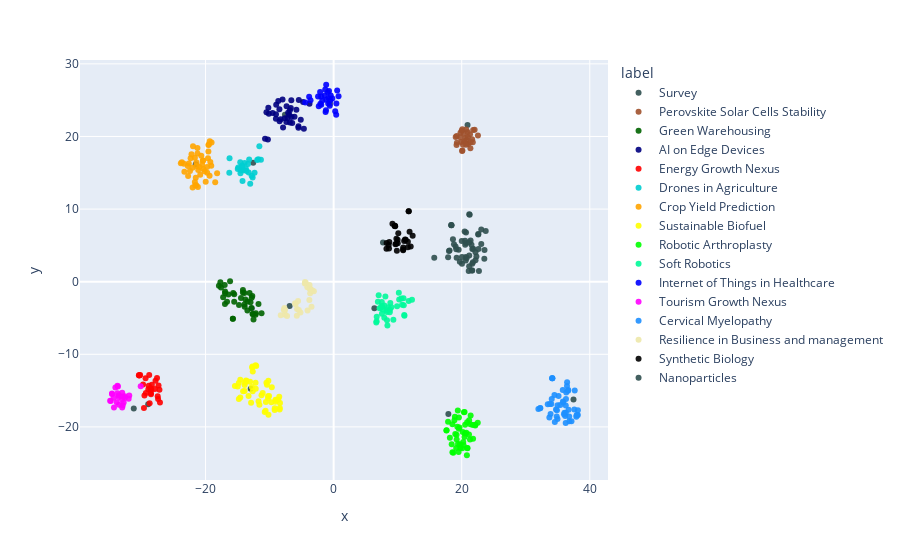

Notebook code for this chart:
### Code cell
fig = px.scatter(
    df,
    x="x",
    y="y",
    color="label",
    hover_data=["label", "cluster", "pub_id", "survey_group"],
)
fig.update_traces(marker_opacity=0.9)
fig.show()

### Figure 1 — Plotly figure (JSON) as saved in the notebook; plotly's stock layout.template omitted (floating-point values rounded to 4 significant figures; data arrays with more than 128 entries replaced by an {"elided": "..."} marker saying what was removed)
{"data": [{"customdata": [["Survey", 0, "pub.1175782890", "Survey - Perovskite Solar Cells Stability"], ["Survey", 14, "pub.1163752603", "Survey - Green Warehousing"], ["Survey", 4, "pub.1156021846", "Survey - Sustainable Biofuel"], ["Survey", 1, "pub.1147958699", "Survey - Drones in Agriculture"], ["Survey", 8, "pub.1130187939", "Survey - Crop Yield Prediction"], ["Survey", 5, "pub.1129627241", "Survey - Tourism Growth Nexus"], ["Survey", 3, "pub.1127137176", "Survey - Nanoparticles"], ["Survey", 7, "pub.1103814815", "Survey - Internet of Things in Healthcare"], ["Survey", 2, "pub.1159788042", "Survey - Robotic Arthroplasty"], ["Survey", 7, "pub.1146747333", "Survey - AI on Edge Devices"], ["Survey", 12, "pub.1110896992", "Survey - Cervical Myelopathy"], ["Survey", 6, "pub.1104146079", "Survey - Soft Robotics"], ["Survey", 13, "pub.1035441940", "Survey - Synthetic Biology"], ["Survey", 10, "pub.1022983337", "Survey - Resilience in Business and management"], ["Survey", 5, "pub.1019398108", "Survey - Energy Growth Nexus"]], "hovertemplate": "label=%{customdata[0]}<br>x=%{x}<br>y=%{y}<br>cluster=%{customdata[1]}<br>pub_id=%{customdata[2]}<br>survey_group=%{customdata[3]}<extra></extra>", "legendgroup": "Survey", "marker": {"color": "#2f4f4f", "opacity": 0.9, "symbol": "circle"}, "mode": "markers", "name": "Survey", "orientation": "v", "showlegend": true, "type": "scatter", "x": [20.91, -12.78, -12.95, -12.56, -21.54, -31.21, 22.69, -0.5772, 17.92, -7.606, 37.46, 6.366, 7.708, -6.875, -28.96], "xaxis": "x", "y": [21.58, -3.668, -14.74, 16.39, 16.16, -17.47, 1.458, 24.51, -18.24, 22.99, -16.23, -3.662, 5.41, -3.348, -16.89], "yaxis": "y"}, {"customdata": [["Perovskite Solar Cells Stability", 0, "pub.1165052499", ""], ["Perovskite Solar Cells Stability", 0, "pub.1165045432", ""], ["Perovskite Solar Cells Stability", 0, "pub.1163801313", ""], ["Perovskite Solar Cells Stability", 0, "pub.1149826171", ""], ["Perovskite Solar Cells Stability", 0, "pub.1147021977", ""], ["Perovskite Solar Cells Stability", 0, "pub.1146288953", ""], ["Perovskite Solar Cells Stability", 0, "pub.1146009839", ""], ["Perovskite Solar Cells Stability", 0, "pub.1145696652", ""], ["Perovskite Solar Cells Stability", 0, "pub.1145043743", ""], ["Perovskite Solar Cells Stability", 0, "pub.1144827854", ""], ["Perovskite Solar Cells Stability", 0, "pub.1144465306", ""], ["Perovskite Solar Cells Stability", 0, "pub.1144054488", ""], ["Perovskite Solar Cells Stability", 0, "pub.1174552302", ""], ["Perovskite Solar Cells Stability", 0, "pub.1166074282", ""], ["Perovskite Solar Cells Stability", 0, "pub.1163986255", ""], ["Perovskite Solar Cells Stability", 0, "pub.1160686387", ""], ["Perovskite Solar Cells Stability", 0, "pub.1160324074", ""], ["Perovskite Solar Cells Stability", 0, "pub.1159957570", ""], ["Perovskite Solar Cells Stability", 0, "pub.1158362233", ""], ["Perovskite Solar Cells Stability", 0, "pub.1158048403", ""], ["Perovskite Solar Cells Stability", 0, "pub.1157586280", ""], ["Perovskite Solar Cells Stability", 0, "pub.1155457945", ""], ["Perovskite Solar Cells Stability", 0, "pub.1154888847", ""], ["Perovskite Solar Cells Stability", 0, "pub.1147833193", ""], ["Perovskite Solar Cells Stability", 0, "pub.1147293706", ""], ["Perovskite Solar Cells Stability", 0, "pub.1147185686", ""], ["Perovskite Solar Cells Stability", 0, "pub.1147054891", ""], ["Perovskite Solar Cells Stability", 0, "pub.1146620041", ""], ["Perovskite Solar Cells Stability", 0, "pub.1141876155", ""]], "hovertemplate": "label=%{customdata[0]}<br>x=%{x}<br>y=%{y}<br>cluster=%{customdata[1]}<br>pub_id=%{customdata[2]}<br>survey_group=%{customdata[3]}<extra></extra>", "legendgroup": "Perovskite Solar Cells Stability", "marker": {"color": "#a0522d", "opacity": 0.9, "symbol": "circle"}, "mode": "markers", "name": "Perovskite Solar Cells Stability", "orientation": "v", "showlegend": true, "type": "scatter", "x": [20.96, 20.9, 19.77, 20.06, 22.54, 21.3, 20.0, 19.81, 21.63, 19.92, 19.21, 22.02, 21.79, 20.78, 20.69, 20.34, 21.01, 20.58, 21.73, 20.1, 21.35, 21.36, 20.09, 19.25, 20.39, 20.2, 19.19, 20.68, 19.06], "xaxis": "x", "y": [19.91, 20.63, 19.89, 17.99, 20.14, 20.32, 20.79, 20.5, 19.62, 19.23, 20.07, 20.91, 20.91, 19.53, 20.97, 20.37, 18.96, 19.78, 19.21, 18.06, 19.2, 18.39, 21.0, 19.13, 19.34, 18.86, 18.82, 18.85, 19.92], "yaxis": "y"}, {"customdata": {"elided": "38x4 mixed values"}, "hovertemplate": "label=%{customdata[0]}<br>x=%{x}<br>y=%{y}<br>cluster=%{customdata[1]}<br>pub_id=%{customdata[2]}<br>survey_group=%{customdata[3]}<extra></extra>", "legendgroup": "Green Warehousing", "marker": {"color": "#006400", "opacity": 0.9, "symbol": "circle"}, "mode": "markers", "name": "Green Warehousing", "orientation": "v", "showlegend": true, "type": "scatter", "x": [-15.53, -12.14, -17.91, -16.95, -12.64, -16.97, -12.84, -17.01, -15.74, -15.69, -12.19, -15.73, -17.59, -14.17, -14.77, -14.17, -13.78, -13.93, -16.17, -15.53, -11.26, -17.25, -13.94, -12.65, -14.47, -13.44, -12.51, -13.47, -16.65, -12.7, -11.74, -17.69, -16.95, -12.8, -13.13, -13.89, -16.44, -12.98], "xaxis": "x", "y": [-1.746, -4.345, -0.5536, -1.344, -4.439, -3.07, -3.638, -0.4645, -5.099, -1.572, -4.543, -5.113, -0.8145, -1.133, -3.198, -1.484, -2.445, -3.147, 0.04611, -2.771, -4.332, -2.141, -1.543, -4.443, -2.244, -2.718, -5.206, -3.978, -2.75, -1.956, -3.087, -0.07684, -1.578, -2.209, -1.569, -3.459, -1.767, -2.847], "yaxis": "y"}, {"customdata": {"elided": "36x4 mixed values"}, "hovertemplate": "label=%{customdata[0]}<br>x=%{x}<br>y=%{y}<br>cluster=%{customdata[1]}<br>pub_id=%{customdata[2]}<br>survey_group=%{customdata[3]}<extra></extra>", "legendgroup": "AI on Edge Devices", "marker": {"color": "#000080", "opacity": 0.9, "symbol": "circle"}, "mode": "markers", "name": "AI on Edge Devices", "orientation": "v", "showlegend": true, "type": "scatter", "x": [-10.71, -7.11, -5.133, -5.49, -10.49, -9.526, -7.899, -7.384, -8.268, -9.014, -10.2, -8.647, -5.816, -10.27, -7.98, -8.468, -5.438, -6.925, -7.351, -10.12, -3.771, -6.688, -7.63, -6.609, -6.569, -6.468, -4.646, -8.97, -8.441, -6.832, -6.111, -9.0, -5.499, -7.208, -6.829, -4.769], "xaxis": "x", "y": [19.67, 23.28, 22.32, 21.41, 23.33, 23.23, 21.25, 21.99, 22.38, 22.45, 23.94, 24.89, 23.69, 19.6, 25.08, 23.75, 25.03, 23.0, 24.18, 23.11, 24.5, 23.93, 22.5, 25.0, 22.68, 21.85, 21.06, 24.38, 22.11, 21.94, 22.72, 23.06, 21.19, 22.55, 23.6, 24.76], "yaxis": "y"}, {"customdata": [["Energy Growth Nexus", 5, "pub.1123961798", ""], ["Energy Growth Nexus", 5, "pub.1052820957", ""], ["Energy Growth Nexus", 5, "pub.1050136415", ""], ["Energy Growth Nexus", 5, "pub.1048730269", ""], ["Energy Growth Nexus", 5, "pub.1047256779", ""], ["Energy Growth Nexus", 5, "pub.1045412034", ""], ["Energy Growth Nexus", 5, "pub.1042544661", ""], ["Energy Growth Nexus", 5, "pub.1042017662", ""], ["Energy Growth Nexus", 5, "pub.1041338787", ""], ["Energy Growth Nexus", 5, "pub.1036973953", ""], ["Energy Growth Nexus", 5, "pub.1022049865", ""], ["Energy Growth Nexus", 5, "pub.1021980170", ""], ["Energy Growth Nexus", 5, "pub.1009749897", ""], ["Energy Growth Nexus", 5, "pub.1009651790", ""], ["Energy Growth Nexus", 5, "pub.1009389919", ""], ["Energy Growth Nexus", 5, "pub.1006191975", ""], ["Energy Growth Nexus", 5, "pub.1002720309", ""], ["Energy Growth Nexus", 5, "pub.1053441851", ""], ["Energy Growth Nexus", 5, "pub.1052542598", ""], ["Energy Growth Nexus", 5, "pub.1051802627", ""], ["Energy Growth Nexus", 5, "pub.1040160107", ""], ["Energy Growth Nexus", 5, "pub.1032217726", ""], ["Energy Growth Nexus", 5, "pub.1031321996", ""], ["Energy Growth Nexus", 5, "pub.1024937016", ""], ["Energy Growth Nexus", 5, "pub.1013831878", ""], ["Energy Growth Nexus", 5, "pub.1006882307", ""], ["Energy Growth Nexus", 5, "pub.1005732591", ""]], "hovertemplate": "label=%{customdata[0]}<br>x=%{x}<br>y=%{y}<br>cluster=%{customdata[1]}<br>pub_id=%{customdata[2]}<br>survey_group=%{customdata[3]}<extra></extra>", "legendgroup": "Energy Growth Nexus", "marker": {"color": "#ff0000", "opacity": 0.9, "symbol": "circle"}, "mode": "markers", "name": "Energy Growth Nexus", "orientation": "v", "showlegend": true, "type": "scatter", "x": [-29.62, -27.12, -28.94, -28.56, -29.76, -28.87, -30.41, -28.73, -28.55, -30.34, -28.52, -27.2, -30.21, -28.61, -27.91, -27.82, -27.41, -28.38, -27.47, -29.32, -28.48, -27.34, -28.8, -30.35, -29.37, -27.58, -29.54], "xaxis": "x", "y": [-17.39, -16.64, -14.81, -14.82, -14.17, -14.34, -12.88, -16.76, -15.37, -12.88, -15.49, -14.88, -12.86, -14.67, -14.78, -13.66, -16.17, -14.2, -15.79, -15.33, -14.92, -14.29, -12.86, -12.92, -13.31, -13.26, -15.67], "yaxis": "y"}, {"customdata": [["Drones in Agriculture", 1, "pub.1113441179", ""], ["Drones in Agriculture", 1, "pub.1094775321", ""], ["Drones in Agriculture", 1, "pub.1092454498", ""], ["Drones in Agriculture", 1, "pub.1086143194", ""], ["Drones in Agriculture", 1, "pub.1071268140", ""], ["Drones in Agriculture", 1, "pub.1064896140", ""], ["Drones in Agriculture", 1, "pub.1064892999", ""], ["Drones in Agriculture", 1, "pub.1032694598", ""], ["Drones in Agriculture", 1, "pub.1022922533", ""], ["Drones in Agriculture", 1, "pub.1013849273", ""], ["Drones in Agriculture", 1, "pub.1007471000", ""], ["Drones in Agriculture", 1, "pub.1002161636", ""], ["Drones in Agriculture", 1, "pub.1000225286", ""], ["Drones in Agriculture", 1, "pub.1061610686", ""], ["Drones in Agriculture", 1, "pub.1061280901", ""], ["Drones in Agriculture", 1, "pub.1052390127", ""], ["Drones in Agriculture", 1, "pub.1028947023", ""], ["Drones in Agriculture", 1, "pub.1027978650", ""], ["Drones in Agriculture", 1, "pub.1025608752", ""], ["Drones in Agriculture", 1, "pub.1023847193", ""], ["Drones in Agriculture", 1, "pub.1020655667", ""], ["Drones in Agriculture", 1, "pub.1014003350", ""], ["Drones in Agriculture", 1, "pub.1010901465", ""], ["Drones in Agriculture", 1, "pub.1007702481", ""], ["Drones in Agriculture", 1, "pub.1003882381", ""]], "hovertemplate": "label=%{customdata[0]}<br>x=%{x}<br>y=%{y}<br>cluster=%{customdata[1]}<br>pub_id=%{customdata[2]}<br>survey_group=%{customdata[3]}<extra></extra>", "legendgroup": "Drones in Agriculture", "marker": {"color": "#00ced1", "opacity": 0.9, "symbol": "circle"}, "mode": "markers", "name": "Drones in Agriculture", "orientation": "v", "showlegend": true, "type": "scatter", "x": [-11.94, -11.6, -13.9, -16.26, -14.46, -13.03, -14.23, -13.72, -14.27, -11.36, -16.29, -14.97, -14.9, -14.09, -11.77, -14.27, -12.35, -13.59, -13.27, -12.65, -13.37, -12.8, -13.19, -14.55, -14.58], "xaxis": "x", "y": [16.77, 18.66, 16.35, 16.99, 15.3, 13.49, 13.86, 15.58, 15.99, 16.8, 15.01, 15.52, 15.72, 15.35, 16.86, 15.82, 15.02, 15.23, 15.02, 14.37, 16.2, 14.6, 16.83, 14.92, 16.44], "yaxis": "y"}, {"customdata": {"elided": "46x4 mixed values"}, "hovertemplate": "label=%{customdata[0]}<br>x=%{x}<br>y=%{y}<br>cluster=%{customdata[1]}<br>pub_id=%{customdata[2]}<br>survey_group=%{customdata[3]}<extra></extra>", "legendgroup": "Crop Yield Prediction", "marker": {"color": "#ffa500", "opacity": 0.9, "symbol": "circle"}, "mode": "markers", "name": "Crop Yield Prediction", "orientation": "v", "showlegend": true, "type": "scatter", "x": [-19.98, -19.38, -21.53, -21.67, -21.42, -19.74, -21.14, -19.34, -21.96, -22.33, -21.26, -23.38, -22.62, -22.43, -21.27, -19.11, -21.19, -19.06, -21.45, -18.2, -20.43, -21.67, -19.55, -20.67, -20.83, -20.38, -20.95, -20.34, -19.76, -22.02, -19.62, -22.04, -22.77, -23.7, -23.31, -23.86, -22.73, -19.56, -19.48, -18.49, -20.14, -21.61, -21.45, -22.19, -19.25, -20.52], "xaxis": "x", "y": [13.76, 14.61, 14.31, 13.72, 16.41, 15.01, 15.38, 19.35, 18.64, 17.01, 17.64, 16.25, 16.27, 15.25, 18.43, 15.96, 13.03, 19.17, 15.94, 14.92, 16.66, 17.09, 18.83, 17.35, 14.74, 16.68, 15.79, 15.53, 15.81, 12.98, 16.99, 15.68, 15.95, 16.43, 15.13, 16.31, 14.55, 17.94, 18.89, 13.68, 15.22, 13.29, 13.28, 17.56, 16.5, 16.12], "yaxis": "y"}, {"customdata": {"elided": "50x4 mixed values"}, "hovertemplate": "label=%{customdata[0]}<br>x=%{x}<br>y=%{y}<br>cluster=%{customdata[1]}<br>pub_id=%{customdata[2]}<br>survey_group=%{customdata[3]}<extra></extra>", "legendgroup": "Sustainable Biofuel", "marker": {"color": "#ffff00", "opacity": 0.9, "symbol": "circle"}, "mode": "markers", "name": "Sustainable Biofuel", "orientation": "v", "showlegend": true, "type": "scatter", "x": [-8.436, -10.49, -13.9, -14.58, -14.81, -11.08, -10.63, -12.2, -13.9, -12.73, -13.58, -11.72, -12.17, -10.19, -10.08, -11.26, -10.57, -10.41, -9.081, -12.68, -8.643, -8.498, -9.656, -12.76, -9.211, -8.948, -10.18, -12.64, -12.63, -12.19, -13.69, -14.14, -13.84, -9.191, -13.28, -10.22, -14.98, -12.09, -13.05, -9.722, -10.76, -8.406, -12.89, -14.58, -10.25, -14.8, -8.379, -9.097, -15.41, -11.59], "xaxis": "x", "y": [-17.61, -13.94, -14.23, -13.52, -13.95, -15.34, -17.77, -13.91, -15.06, -11.81, -13.68, -16.47, -14.75, -13.65, -15.75, -15.65, -16.56, -14.18, -16.25, -11.7, -16.27, -15.85, -14.55, -14.49, -17.67, -16.31, -18.32, -15.09, -12.38, -11.49, -13.6, -15.1, -13.91, -17.42, -15.74, -16.07, -14.44, -11.62, -13.79, -16.62, -17.96, -17.4, -16.68, -15.94, -15.79, -16.17, -16.71, -16.53, -14.36, -16.94], "yaxis": "y"}, {"customdata": {"elided": "47x4 mixed values"}, "hovertemplate": "label=%{customdata[0]}<br>x=%{x}<br>y=%{y}<br>cluster=%{customdata[1]}<br>pub_id=%{customdata[2]}<br>survey_group=%{customdata[3]}<extra></extra>", "legendgroup": "Robotic Arthroplasty", "marker": {"color": "#00ff00", "opacity": 0.9, "symbol": "circle"}, "mode": "markers", "name": "Robotic Arthroplasty", "orientation": "v", "showlegend": true, "type": "scatter", "x": [19.2, 19.77, 18.99, 21.77, 20.91, 17.87, 19.42, 20.85, 20.34, 18.55, 21.3, 18.86, 21.4, 19.32, 20.81, 22.51, 17.64, 22.11, 20.09, 19.14, 22.11, 20.54, 19.74, 19.56, 20.24, 21.36, 19.21, 20.44, 20.3, 20.87, 19.52, 21.72, 21.14, 18.94, 17.61, 19.39, 18.15, 19.66, 18.44, 20.16, 19.56, 20.45, 18.55, 21.16, 18.67, 20.71, 20.51], "xaxis": "x", "y": [-21.1, -22.92, -20.99, -21.63, -22.92, -19.28, -22.34, -19.36, -17.99, -19.63, -21.74, -19.08, -18.43, -19.97, -23.9, -19.42, -20.45, -19.72, -22.95, -22.9, -19.8, -19.7, -22.39, -20.26, -22.09, -19.64, -21.75, -21.38, -22.51, -22.93, -23.46, -19.75, -21.05, -18.59, -20.49, -17.74, -21.48, -20.08, -22.38, -20.72, -18.72, -17.95, -23.48, -19.1, -23.57, -20.8, -20.91], "yaxis": "y"}, {"customdata": {"elided": "36x4 mixed values"}, "hovertemplate": "label=%{customdata[0]}<br>x=%{x}<br>y=%{y}<br>cluster=%{customdata[1]}<br>pub_id=%{customdata[2]}<br>survey_group=%{customdata[3]}<extra></extra>", "legendgroup": "Soft Robotics", "marker": {"color": "#00fa9a", "opacity": 0.9, "symbol": "circle"}, "mode": "markers", "name": "Soft Robotics", "orientation": "v", "showlegend": true, "type": "scatter", "x": [6.727, 10.69, 8.768, 6.711, 7.925, 8.399, 8.273, 7.537, 10.57, 12.23, 10.95, 8.079, 8.848, 6.909, 11.72, 8.313, 7.912, 7.476, 8.535, 7.522, 6.658, 9.325, 7.173, 10.18, 10.23, 8.795, 7.032, 7.696, 9.016, 9.908, 7.554, 11.03, 8.33, 10.91, 11.05, 7.385], "xaxis": "x", "y": [-4.813, -3.164, -4.221, -5.464, -3.263, -6.039, -3.947, -4.416, -2.321, -2.475, -3.233, -2.036, -2.947, -2.759, -2.649, -4.173, -4.957, -3.436, -3.517, -2.796, -5.615, -5.238, -3.661, -1.51, -2.466, -3.871, -1.881, -3.826, -3.531, -3.39, -3.336, -4.602, -5.311, -2.291, -4.674, -3.553], "yaxis": "y"}, {"customdata": [["Internet of Things in Healthcare", 7, "pub.1099281667", ""], ["Internet of Things in Healthcare", 7, "pub.1095490861", ""], ["Internet of Things in Healthcare", 7, "pub.1095264568", ""], ["Internet of Things in Healthcare", 7, "pub.1095255025", ""], ["Internet of Things in Healthcare", 7, "pub.1095085621", ""], ["Internet of Things in Healthcare", 7, "pub.1094970902", ""], ["Internet of Things in Healthcare", 7, "pub.1094969147", ""], ["Internet of Things in Healthcare", 7, "pub.1094830611", ""], ["Internet of Things in Healthcare", 7, "pub.1094225194", ""], ["Internet of Things in Healthcare", 7, "pub.1093507023", ""], ["Internet of Things in Healthcare", 7, "pub.1093357343", ""], ["Internet of Things in Healthcare", 7, "pub.1067238716", ""], ["Internet of Things in Healthcare", 7, "pub.1038434872", ""], ["Internet of Things in Healthcare", 7, "pub.1034508886", ""], ["Internet of Things in Healthcare", 7, "pub.1016352338", ""], ["Internet of Things in Healthcare", 7, "pub.1001751876", ""], ["Internet of Things in Healthcare", 7, "pub.1095770589", ""], ["Internet of Things in Healthcare", 7, "pub.1095382211", ""], ["Internet of Things in Healthcare", 7, "pub.1095382199", ""], ["Internet of Things in Healthcare", 7, "pub.1093739978", ""], ["Internet of Things in Healthcare", 7, "pub.1093463283", ""], ["Internet of Things in Healthcare", 7, "pub.1061632443", ""], ["Internet of Things in Healthcare", 7, "pub.1061324932", ""], ["Internet of Things in Healthcare", 7, "pub.1044514690", ""], ["Internet of Things in Healthcare", 7, "pub.1044290948", ""], ["Internet of Things in Healthcare", 7, "pub.1042065361", ""], ["Internet of Things in Healthcare", 7, "pub.1031978033", ""], ["Internet of Things in Healthcare", 7, "pub.1025765207", ""], ["Internet of Things in Healthcare", 7, "pub.1024210708", ""]], "hovertemplate": "label=%{customdata[0]}<br>x=%{x}<br>y=%{y}<br>cluster=%{customdata[1]}<br>pub_id=%{customdata[2]}<br>survey_group=%{customdata[3]}<extra></extra>", "legendgroup": "Internet of Things in Healthcare", "marker": {"color": "#0000ff", "opacity": 0.9, "symbol": "circle"}, "mode": "markers", "name": "Internet of Things in Healthcare", "orientation": "v", "showlegend": true, "type": "scatter", "x": [0.2449, 0.4276, -0.7903, 0.5512, -3.608, -0.4511, -2.431, -0.7215, -1.778, -0.8495, -0.6035, 0.4002, -1.165, -1.256, -2.071, -0.9165, -1.394, -3.825, -1.958, 0.7654, -1.939, -0.2055, -2.114, -1.154, -0.5155, -4.432, -2.321, -1.314, -1.199], "xaxis": "x", "y": [23.47, 24.53, 25.31, 26.32, 24.98, 25.65, 25.51, 26.27, 24.96, 24.54, 24.24, 22.99, 27.12, 23.38, 24.49, 26.1, 25.64, 25.47, 25.49, 25.56, 24.38, 25.23, 26.13, 25.06, 24.94, 24.68, 24.16, 26.47, 23.62], "yaxis": "y"}, {"customdata": [["Tourism Growth Nexus", 5, "pub.1090346357", ""], ["Tourism Growth Nexus", 5, "pub.1072794279", ""], ["Tourism Growth Nexus", 5, "pub.1049141736", ""], ["Tourism Growth Nexus", 5, "pub.1047663892", ""], ["Tourism Growth Nexus", 5, "pub.1035901982", ""], ["Tourism Growth Nexus", 5, "pub.1034653502", ""], ["Tourism Growth Nexus", 5, "pub.1029979518", ""], ["Tourism Growth Nexus", 5, "pub.1013412296", ""], ["Tourism Growth Nexus", 5, "pub.1011854038", ""], ["Tourism Growth Nexus", 5, "pub.1007878277", ""], ["Tourism Growth Nexus", 5, "pub.1007170077", ""], ["Tourism Growth Nexus", 5, "pub.1004840356", ""], ["Tourism Growth Nexus", 5, "pub.1004299966", ""], ["Tourism Growth Nexus", 5, "pub.1001562704", ""], ["Tourism Growth Nexus", 5, "pub.1000810498", ""], ["Tourism Growth Nexus", 5, "pub.1072794260", ""], ["Tourism Growth Nexus", 5, "pub.1053802942", ""], ["Tourism Growth Nexus", 5, "pub.1053750775", ""], ["Tourism Growth Nexus", 5, "pub.1033376226", ""], ["Tourism Growth Nexus", 5, "pub.1032490977", ""], ["Tourism Growth Nexus", 5, "pub.1029520182", ""], ["Tourism Growth Nexus", 5, "pub.1022720888", ""], ["Tourism Growth Nexus", 5, "pub.1017098340", ""], ["Tourism Growth Nexus", 5, "pub.1013871876", ""], ["Tourism Growth Nexus", 5, "pub.1003840912", ""]], "hovertemplate": "label=%{customdata[0]}<br>x=%{x}<br>y=%{y}<br>cluster=%{customdata[1]}<br>pub_id=%{customdata[2]}<br>survey_group=%{customdata[3]}<extra></extra>", "legendgroup": "Tourism Growth Nexus", "marker": {"color": "#ff00ff", "opacity": 0.9, "symbol": "circle"}, "mode": "markers", "name": "Tourism Growth Nexus", "orientation": "v", "showlegend": true, "type": "scatter", "x": [-33.05, -33.52, -34.61, -33.02, -34.3, -34.35, -33.58, -34.61, -32.58, -33.76, -34.81, -33.68, -31.92, -33.02, -33.88, -33.54, -32.01, -32.79, -32.6, -34.9, -30.13, -33.75, -32.93, -34.08, -32.94], "xaxis": "x", "y": [-16.23, -16.96, -15.47, -17.33, -17.34, -15.98, -15.9, -15.4, -15.97, -14.33, -16.42, -14.45, -15.68, -15.31, -16.59, -15.63, -16.11, -16.64, -15.78, -16.41, -14.39, -15.37, -15.82, -14.59, -17.02], "yaxis": "y"}, {"customdata": {"elided": "47x4 mixed values"}, "hovertemplate": "label=%{customdata[0]}<br>x=%{x}<br>y=%{y}<br>cluster=%{customdata[1]}<br>pub_id=%{customdata[2]}<br>survey_group=%{customdata[3]}<extra></extra>", "legendgroup": "Cervical Myelopathy", "marker": {"color": "#1e90ff", "opacity": 0.9, "symbol": "circle"}, "mode": "markers", "name": "Cervical Myelopathy", "orientation": "v", "showlegend": true, "type": "scatter", "x": [35.81, 36.32, 37.9, 36.81, 34.72, 34.96, 33.99, 34.97, 34.83, 34.14, 35.12, 36.46, 32.28, 34.54, 36.69, 38.14, 36.25, 38.13, 36.16, 36.24, 35.97, 36.61, 36.26, 36.28, 35.78, 36.44, 33.88, 36.05, 33.44, 36.79, 34.87, 35.87, 35.4, 34.16, 31.98, 34.12, 34.48, 38.04, 37.65, 37.93, 33.69, 33.76, 34.06, 37.14, 36.63, 32.25, 37.59], "xaxis": "x", "y": [-16.49, -15.25, -18.59, -19.23, -17.61, -18.9, -16.85, -17.01, -18.55, -13.3, -15.74, -13.86, -17.4, -19.33, -17.62, -17.71, -17.04, -18.35, -18.5, -19.47, -18.25, -15.03, -18.04, -16.17, -14.92, -14.36, -18.23, -18.04, -16.88, -18.57, -17.71, -16.63, -16.98, -13.28, -17.52, -13.29, -15.6, -18.37, -14.98, -18.39, -18.7, -16.85, -16.14, -19.23, -14.92, -17.42, -17.62], "yaxis": "y"}, {"customdata": [["Resilience in Business and management", 10, "pub.1075345922", ""], ["Resilience in Business and management", 10, "pub.1073407503", ""], ["Resilience in Business and management", 10, "pub.1072896311", ""], ["Resilience in Business and management", 10, "pub.1072894681", ""], ["Resilience in Business and management", 10, "pub.1070196019", ""], ["Resilience in Business and management", 10, "pub.1069908660", ""], ["Resilience in Business and management", 10, "pub.1069908041", ""], ["Resilience in Business and management", 10, "pub.1069907901", ""], ["Resilience in Business and management", 10, "pub.1047959878", ""], ["Resilience in Business and management", 10, "pub.1041282031", ""], ["Resilience in Business and management", 10, "pub.1036458898", ""], ["Resilience in Business and management", 10, "pub.1032563790", ""], ["Resilience in Business and management", 10, "pub.1031594587", ""], ["Resilience in Business and management", 10, "pub.1030211703", ""], ["Resilience in Business and management", 10, "pub.1020050164", ""], ["Resilience in Business and management", 10, "pub.1008687306", ""], ["Resilience in Business and management", 10, "pub.1075056726", ""], ["Resilience in Business and management", 10, "pub.1069908683", ""], ["Resilience in Business and management", 10, "pub.1048916231", ""], ["Resilience in Business and management", 10, "pub.1043814808", ""], ["Resilience in Business and management", 10, "pub.1034737787", ""], ["Resilience in Business and management", 10, "pub.1031829691", ""], ["Resilience in Business and management", 10, "pub.1031821349", ""], ["Resilience in Business and management", 10, "pub.1030632837", ""], ["Resilience in Business and management", 10, "pub.1018062843", ""], ["Resilience in Business and management", 10, "pub.1016764583", ""], ["Resilience in Business and management", 10, "pub.1013827626", ""]], "hovertemplate": "label=%{customdata[0]}<br>x=%{x}<br>y=%{y}<br>cluster=%{customdata[1]}<br>pub_id=%{customdata[2]}<br>survey_group=%{customdata[3]}<extra></extra>", "legendgroup": "Resilience in Business and management", "marker": {"color": "#eee8aa", "opacity": 0.9, "symbol": "circle"}, "mode": "markers", "name": "Resilience in Business and management", "orientation": "v", "showlegend": true, "type": "scatter", "x": [-6.025, -5.556, -4.49, -3.668, -5.746, -4.078, -5.184, -3.789, -7.57, -3.751, -3.576, -4.102, -5.711, -3.089, -7.665, -7.618, -5.946, -3.455, -3.324, -3.767, -5.446, -7.692, -4.476, -4.359, -8.256, -7.771, -7.271], "xaxis": "x", "y": [-2.969, -2.654, -0.2353, -1.599, -4.698, -3.984, -4.249, -2.514, -4.568, -0.9419, -1.031, -0.7726, -3.776, -1.311, -3.827, -3.921, -3.12, -3.458, -1.217, -0.4449, -3.888, -3.63, -0.03213, -0.1634, -4.615, -3.89, -4.726], "yaxis": "y"}, {"customdata": [["Synthetic Biology", 13, "pub.1067589570", ""], ["Synthetic Biology", 13, "pub.1052700485", ""], ["Synthetic Biology", 13, "pub.1042528786", ""], ["Synthetic Biology", 13, "pub.1037881716", ""], ["Synthetic Biology", 13, "pub.1036497140", ""], ["Synthetic Biology", 13, "pub.1036018285", ""], ["Synthetic Biology", 13, "pub.1035931199", ""], ["Synthetic Biology", 13, "pub.1028250908", ""], ["Synthetic Biology", 13, "pub.1026899122", ""], ["Synthetic Biology", 13, "pub.1025786828", ""], ["Synthetic Biology", 9, "pub.1022297654", ""], ["Synthetic Biology", 13, "pub.1022279877", ""], ["Synthetic Biology", 13, "pub.1021654569", ""], ["Synthetic Biology", 13, "pub.1021275892", ""], ["Synthetic Biology", 13, "pub.1020751277", ""], ["Synthetic Biology", 13, "pub.1016534270", ""], ["Synthetic Biology", 13, "pub.1014359908", ""], ["Synthetic Biology", 13, "pub.1009258787", ""], ["Synthetic Biology", 9, "pub.1006120611", ""], ["Synthetic Biology", 13, "pub.1002786107", ""], ["Synthetic Biology", 13, "pub.1001000963", ""], ["Synthetic Biology", 13, "pub.1048602129", ""], ["Synthetic Biology", 13, "pub.1046952734", ""], ["Synthetic Biology", 13, "pub.1033127471", ""], ["Synthetic Biology", 13, "pub.1028022455", ""], ["Synthetic Biology", 13, "pub.1024208323", ""], ["Synthetic Biology", 13, "pub.1010407598", ""], ["Synthetic Biology", 13, "pub.1009412636", ""], ["Synthetic Biology", 13, "pub.1004364700", ""]], "hovertemplate": "label=%{customdata[0]}<br>x=%{x}<br>y=%{y}<br>cluster=%{customdata[1]}<br>pub_id=%{customdata[2]}<br>survey_group=%{customdata[3]}<extra></extra>", "legendgroup": "Synthetic Biology", "marker": {"color": "#000000", "opacity": 0.9, "symbol": "circle"}, "mode": "markers", "name": "Synthetic Biology", "orientation": "v", "showlegend": true, "type": "scatter", "x": [8.271, 10.1, 11.26, 11.59, 10.85, 9.186, 11.86, 9.52, 8.698, 8.246, 11.72, 9.755, 12.03, 8.648, 9.8, 10.86, 12.34, 10.01, 11.72, 11.01, 9.873, 9.646, 8.598, 11.6, 10.86, 9.616, 11.14, 9.583, 9.992], "xaxis": "x", "y": [5.333, 6.678, 5.771, 5.484, 4.333, 7.983, 6.879, 7.665, 5.461, 4.543, 9.7, 5.222, 4.84, 4.575, 5.926, 4.702, 6.333, 5.285, 9.718, 5.596, 4.25, 5.143, 5.06, 4.746, 4.417, 7.644, 5.823, 7.714, 5.759], "yaxis": "y"}, {"customdata": {"elided": "50x4 mixed values"}, "hovertemplate": "label=%{customdata[0]}<br>x=%{x}<br>y=%{y}<br>cluster=%{customdata[1]}<br>pub_id=%{customdata[2]}<br>survey_group=%{customdata[3]}<extra></extra>", "legendgroup": "Nanoparticles", "marker": {"color": "#2f4f4f", "opacity": 0.9, "symbol": "circle"}, "mode": "markers", "name": "Nanoparticles", "orientation": "v", "showlegend": true, "type": "scatter", "x": [22.15, 19.21, 15.71, 21.64, 19.15, 19.52, 21.79, 21.16, 19.04, 22.16, 20.04, 18.38, 21.66, 23.56, 20.53, 18.79, 20.67, 21.52, 21.65, 20.63, 19.71, 21.17, 20.64, 18.37, 23.75, 21.75, 20.01, 17.88, 21.09, 20.77, 22.59, 21.6, 18.41, 18.63, 20.04, 20.54, 20.64, 21.38, 23.05, 20.46, 21.18, 22.58, 23.06, 21.18, 18.11, 22.3, 22.62, 23.53, 18.01, 21.24], "xaxis": "x", "y": [4.046, 3.311, 3.297, 2.455, 4.469, 4.403, 4.544, 2.123, 4.842, 2.935, 2.458, 7.783, 4.493, 4.371, 5.629, 5.143, 6.789, 5.099, 1.545, 2.914, 2.748, 3.601, 3.409, 7.792, 6.997, 2.672, 5.619, 3.38, 1.482, 3.26, 6.574, 1.551, 7.771, 5.861, 3.401, 5.081, 5.321, 5.685, 5.204, 6.909, 5.388, 6.495, 7.199, 9.287, 4.311, 3.467, 4.515, 3.169, 4.214, 9.218], "yaxis": "y"}], "layout": {"legend": {"title": {"text": "label"}, "tracegroupgap": 0}, "margin": {"t": 60}, "xaxis": {"anchor": "y", "domain": [0, 1], "title": {"text": "x"}}, "yaxis": {"anchor": "x", "domain": [0, 1], "title": {"text": "y"}}}}
